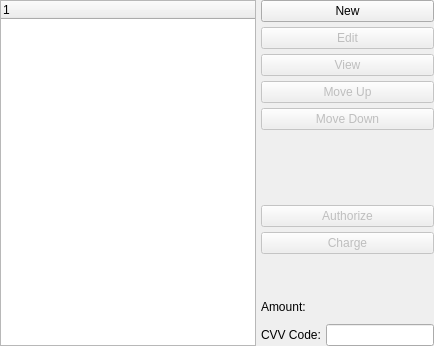
      <widget class="QWidget" name="Payment" >
       <attribute name="title" >
        <string>Payment</string>
       </attribute>
       <layout class="QHBoxLayout" >
        <property name="margin" >
         <number>0</number>
        </property>
        <property name="spacing" >
         <number>5</number>
        </property>
        <item>
         <widget class="XTreeWidget" name="_cc" />
        </item>
        <item>
         <layout class="QVBoxLayout" >
          <property name="margin" >
           <number>0</number>
          </property>
          <property name="spacing" >
           <number>5</number>
          </property>
          <item>
           <widget class="QPushButton" name="_newCC" >
            <property name="text" >
             <string>New</string>
            </property>
            <property name="shortcut" >
             <string/>
            </property>
           </widget>
          </item>
          <item>
           <widget class="QPushButton" name="_editCC" >
            <property name="enabled" >
             <bool>false</bool>
            </property>
            <property name="text" >
             <string>Edit</string>
            </property>
            <property name="shortcut" >
             <string/>
            </property>
           </widget>
          </item>
          <item>
           <widget class="QPushButton" name="_viewCC" >
            <property name="enabled" >
             <bool>false</bool>
            </property>
            <property name="text" >
             <string>View</string>
            </property>
            <property name="shortcut" >
             <string/>
            </property>
           </widget>
          </item>
          <item>
           <widget class="QPushButton" name="_upCC" >
            <property name="enabled" >
             <bool>false</bool>
            </property>
            <property name="text" >
             <string>Move Up</string>
            </property>
            <property name="shortcut" >
             <string/>
            </property>
           </widget>
          </item>
          <item>
           <widget class="QPushButton" name="_downCC" >
            <property name="enabled" >
             <bool>false</bool>
            </property>
            <property name="text" >
             <string>Move Down</string>
            </property>
            <property name="shortcut" >
             <string/>
            </property>
           </widget>
          </item>
          <item>
           <spacer>
            <property name="orientation" >
             <enum>Qt::Vertical</enum>
            </property>
            <property name="sizeType" >
             <enum>QSizePolicy::Expanding</enum>
            </property>
            <property name="sizeHint" >
             <size>
              <width>20</width>
              <height>70</height>
             </size>
            </property>
           </spacer>
          </item>
          <item>
           <widget class="QPushButton" name="_authorize" >
            <property name="enabled" >
             <bool>false</bool>
            </property>
            <property name="text" >
             <string>Authorize</string>
            </property>
           </widget>
          </item>
          <item>
           <widget class="QPushButton" name="_charge" >
            <property name="enabled" >
             <bool>false</bool>
            </property>
            <property name="text" >
             <string>Charge</string>
            </property>
           </widget>
          </item>
          <item>
           <spacer>
            <property name="orientation" >
             <enum>Qt::Vertical</enum>
            </property>
            <property name="sizeType" >
             <enum>QSizePolicy::Expanding</enum>
            </property>
            <property name="sizeHint" >
             <size>
              <width>20</width>
              <height>41</height>
             </size>
            </property>
           </spacer>
          </item>
          <item>
           <layout class="QGridLayout" >
            <property name="margin" >
             <number>0</number>
            </property>
            <property name="spacing" >
             <number>5</number>
            </property>
            <item row="0" column="0" >
             <widget class="QLabel" name="_CCAmountLit" >
              <property name="text" >
               <string>Amount:</string>
              </property>
              <property name="alignment" >
               <set>Qt::AlignLeading|Qt::AlignLeft|Qt::AlignVCenter</set>
              </property>
             </widget>
            </item>
            <item row="1" column="0" colspan="2" >
             <widget class="CurrCluster" name="_CCAmount" >
              <property name="sizePolicy" >
               <sizepolicy>
                <hsizetype>4</hsizetype>
                <vsizetype>5</vsizetype>
                <horstretch>0</horstretch>
                <verstretch>0</verstretch>
               </sizepolicy>
              </property>
              <property name="currencyEditable" >
               <bool>false</bool>
              </property>
             </widget>
            </item>
            <item row="2" column="0" >
             <widget class="QLabel" name="_CCCVVLit" >
              <property name="text" >
               <string>CVV Code:</string>
              </property>
             </widget>
            </item>
            <item row="2" column="1" >
             <widget class="XLineEdit" name="_CCCVV" >
              <property name="sizePolicy" >
               <sizepolicy>
                <hsizetype>4</hsizetype>
                <vsizetype>0</vsizetype>
                <horstretch>0</horstretch>
                <verstretch>0</verstretch>
               </sizepolicy>
              </property>
             </widget>
            </item>
           </layout>
          </item>
         </layout>
        </item>
       </layout>
      </widget>
